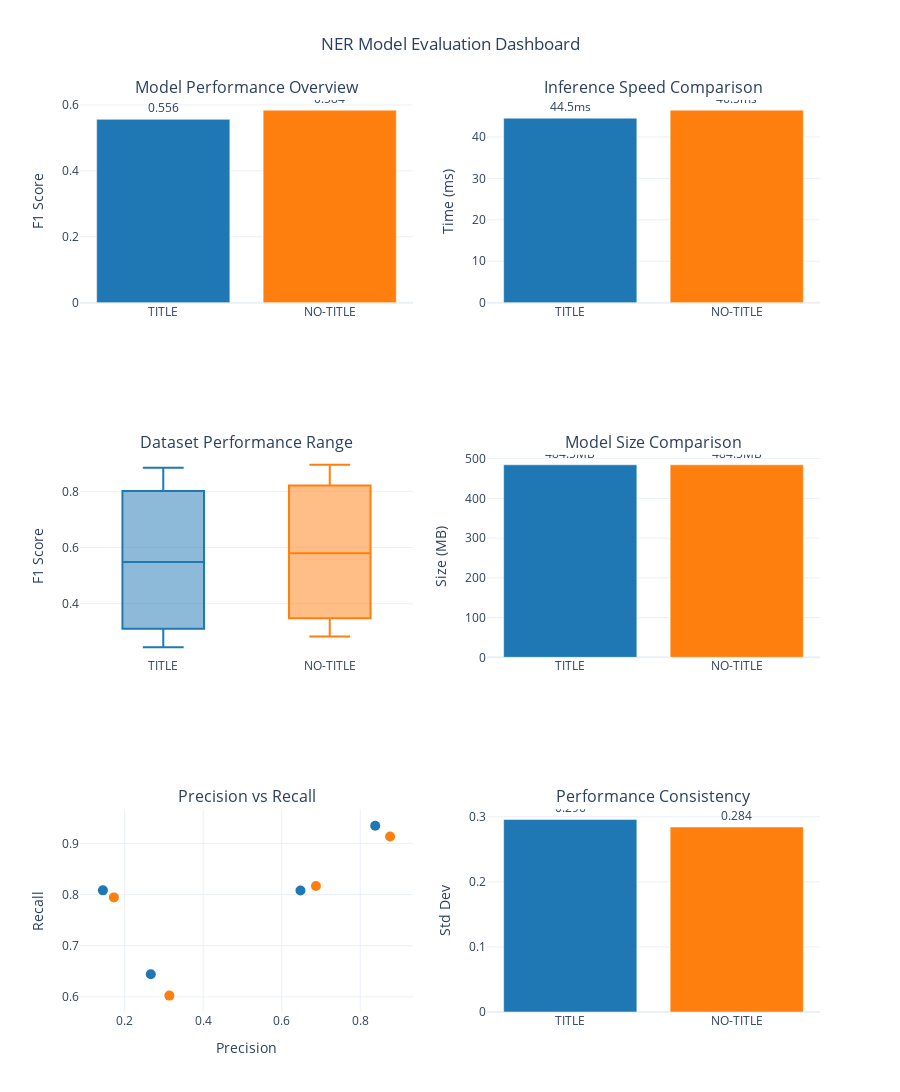

Source (notebook cell):
### Code cell
# 8. Summary Dashboard
def create_summary_dashboard():
    """Create a comprehensive summary dashboard."""
    
    from plotly.subplots import make_subplots
    import plotly.graph_objects as go
    
    # Create a 3x2 subplot layout
    fig = make_subplots(
        rows=3, cols=2,
        subplot_titles=('Model Performance Overview', 'Inference Speed Comparison',
                       'Dataset Performance Range', 'Model Size Comparison',
                       'Precision vs Recall', 'Performance Consistency'),
        specs=[[{"type": "bar"}, {"type": "bar"}],
               [{"type": "box"}, {"type": "bar"}],
               [{"type": "scatter"}, {"type": "bar"}]]
    )
    
    colors = {'TITLE': '#1f77b4', 'NO-TITLE': '#ff7f0e'}
    
    # 1. Model Performance Overview (F1 Score)
    for model_type in df_aggregated['model_type']:
        model_data = df_aggregated[df_aggregated['model_type'] == model_type].iloc[0]
        fig.add_trace(
            go.Bar(
                x=[model_type],
                y=[model_data['person_f1_mean']],
                name=f'{model_type} F1',
                marker_color=colors[model_type],
                showlegend=False,
                text=f"{model_data['person_f1_mean']:.3f}",
                textposition='outside'
            ),
            row=1, col=1
        )
    
    # 2. Inference Speed Comparison
    for model_type in df_aggregated['model_type']:
        model_data = df_aggregated[df_aggregated['model_type'] == model_type].iloc[0]
        fig.add_trace(
            go.Bar(
                x=[model_type],
                y=[model_data['avg_inference_time_per_sample']],
                name=f'{model_type} Speed',
                marker_color=colors[model_type],
                showlegend=False,
                text=f"{model_data['avg_inference_time_per_sample']:.1f}ms",
                textposition='outside'
            ),
            row=1, col=2
        )
    
    # 3. Dataset Performance Range (Box plot)
    for model_type in df_results['model_type'].unique():
        model_data = df_results[df_results['model_type'] == model_type]
        fig.add_trace(
            go.Box(
                y=model_data['person_f1'],
                name=model_type,
                marker_color=colors[model_type],
                showlegend=False
            ),
            row=2, col=1
        )
    
    # 4. Model Size Comparison
    for model_type in df_aggregated['model_type']:
        model_data = df_aggregated[df_aggregated['model_type'] == model_type].iloc[0]
        fig.add_trace(
            go.Bar(
                x=[model_type],
                y=[model_data['model_size_mb']],
                name=f'{model_type} Size',
                marker_color=colors[model_type],
                showlegend=False,
                text=f"{model_data['model_size_mb']:.1f}MB",
                textposition='outside'
            ),
            row=2, col=2
        )
    
    # 5. Precision vs Recall
    for model_type in df_results['model_type'].unique():
        model_data = df_results[df_results['model_type'] == model_type]
        fig.add_trace(
            go.Scatter(
                x=model_data['person_precision'],
                y=model_data['person_recall'],
                mode='markers',
                name=model_type,
                marker=dict(size=10, color=colors[model_type]),
                showlegend=False,
                text=model_data['dataset'],
                hovertemplate='%{text}<br>Precision: %{x:.3f}<br>Recall: %{y:.3f}<extra></extra>'
            ),
            row=3, col=1
        )
    
    # 6. Performance Consistency (Standard Deviation)
    for model_type in df_aggregated['model_type']:
        model_data = df_aggregated[df_aggregated['model_type'] == model_type].iloc[0]
        fig.add_trace(
            go.Bar(
                x=[model_type],
                y=[model_data['person_f1_std']],
                name=f'{model_type} Consistency',
                marker_color=colors[model_type],
                showlegend=False,
                text=f"{model_data['person_f1_std']:.3f}",
                textposition='outside'
            ),
            row=3, col=2
        )
    
    # Update layout
    fig.update_layout(
        height=1200,
        title_text="NER Model Evaluation Dashboard",
        title_x=0.5,
        template="plotly_white"
    )
    
    # Update specific axes
    fig.update_yaxes(title_text="F1 Score", row=1, col=1)
    fig.update_yaxes(title_text="Time (ms)", row=1, col=2)
    fig.update_yaxes(title_text="F1 Score", row=2, col=1)
    fig.update_yaxes(title_text="Size (MB)", row=2, col=2)
    fig.update_yaxes(title_text="Recall", row=3, col=1)
    fig.update_xaxes(title_text="Precision", row=3, col=1)
    fig.update_yaxes(title_text="Std Dev", row=3, col=2)
    
    return fig

dashboard_fig = create_summary_dashboard()
dashboard_fig.show()

# Save the dashboard
dashboard_fig.write_html(CHARTS_PATH / f"summary_dashboard_{results_timestamp}.html")
dashboard_fig.write_image(CHARTS_PATH / f"summary_dashboard_{results_timestamp}.png", width=1400, height=1200)
print("✅ Summary dashboard saved!")

### Figure 1 — Plotly figure (JSON) as saved in the notebook; plotly's stock layout.template omitted (floating-point values rounded to 4 significant figures)
{"data": [{"marker": {"color": "#1f77b4"}, "name": "TITLE F1", "showlegend": false, "text": "0.556", "textposition": "outside", "type": "bar", "x": ["TITLE"], "xaxis": "x", "y": [0.5563], "yaxis": "y"}, {"marker": {"color": "#ff7f0e"}, "name": "NO-TITLE F1", "showlegend": false, "text": "0.584", "textposition": "outside", "type": "bar", "x": ["NO-TITLE"], "xaxis": "x", "y": [0.5843], "yaxis": "y"}, {"marker": {"color": "#1f77b4"}, "name": "TITLE Speed", "showlegend": false, "text": "44.5ms", "textposition": "outside", "type": "bar", "x": ["TITLE"], "xaxis": "x2", "y": [44.53], "yaxis": "y2"}, {"marker": {"color": "#ff7f0e"}, "name": "NO-TITLE Speed", "showlegend": false, "text": "46.5ms", "textposition": "outside", "type": "bar", "x": ["NO-TITLE"], "xaxis": "x2", "y": [46.47], "yaxis": "y2"}, {"marker": {"color": "#1f77b4"}, "name": "TITLE", "showlegend": false, "type": "box", "xaxis": "x3", "y": [0.8838, 0.7191, 0.2453, 0.3771], "yaxis": "y3"}, {"marker": {"color": "#ff7f0e"}, "name": "NO-TITLE", "showlegend": false, "type": "box", "xaxis": "x3", "y": [0.8945, 0.7465, 0.2836, 0.4127], "yaxis": "y3"}, {"marker": {"color": "#1f77b4"}, "name": "TITLE Size", "showlegend": false, "text": "484.5MB", "textposition": "outside", "type": "bar", "x": ["TITLE"], "xaxis": "x4", "y": [484.5], "yaxis": "y4"}, {"marker": {"color": "#ff7f0e"}, "name": "NO-TITLE Size", "showlegend": false, "text": "484.5MB", "textposition": "outside", "type": "bar", "x": ["NO-TITLE"], "xaxis": "x4", "y": [484.5], "yaxis": "y4"}, {"hovertemplate": "%{text}<br>Precision: %{x:.3f}<br>Recall: %{y:.3f}<extra></extra>", "marker": {"color": "#1f77b4", "size": 10}, "mode": "markers", "name": "TITLE", "showlegend": false, "text": ["conllpp_train", "KAGGLE", "ritter", "WNUT"], "type": "scatter", "x": [0.8382, 0.6478, 0.1446, 0.2666], "xaxis": "x5", "y": [0.9346, 0.8081, 0.8082, 0.6442], "yaxis": "y5"}, {"hovertemplate": "%{text}<br>Precision: %{x:.3f}<br>Recall: %{y:.3f}<extra></extra>", "marker": {"color": "#ff7f0e", "size": 10}, "mode": "markers", "name": "NO-TITLE", "showlegend": false, "text": ["conllpp_train", "KAGGLE", "ritter", "WNUT"], "type": "scatter", "x": [0.8761, 0.6872, 0.1726, 0.3139], "xaxis": "x5", "y": [0.9136, 0.8169, 0.7945, 0.6026], "yaxis": "y5"}, {"marker": {"color": "#1f77b4"}, "name": "TITLE Consistency", "showlegend": false, "text": "0.296", "textposition": "outside", "type": "bar", "x": ["TITLE"], "xaxis": "x6", "y": [0.2958], "yaxis": "y6"}, {"marker": {"color": "#ff7f0e"}, "name": "NO-TITLE Consistency", "showlegend": false, "text": "0.284", "textposition": "outside", "type": "bar", "x": ["NO-TITLE"], "xaxis": "x6", "y": [0.2842], "yaxis": "y6"}], "layout": {"annotations": [{"font": {"size": 16}, "showarrow": false, "text": "Model Performance Overview", "x": 0.225, "xanchor": "center", "xref": "paper", "y": 1, "yanchor": "bottom", "yref": "paper"}, {"font": {"size": 16}, "showarrow": false, "text": "Inference Speed Comparison", "x": 0.775, "xanchor": "center", "xref": "paper", "y": 1, "yanchor": "bottom", "yref": "paper"}, {"font": {"size": 16}, "showarrow": false, "text": "Dataset Performance Range", "x": 0.225, "xanchor": "center", "xref": "paper", "y": 0.6111, "yanchor": "bottom", "yref": "paper"}, {"font": {"size": 16}, "showarrow": false, "text": "Model Size Comparison", "x": 0.775, "xanchor": "center", "xref": "paper", "y": 0.6111, "yanchor": "bottom", "yref": "paper"}, {"font": {"size": 16}, "showarrow": false, "text": "Precision vs Recall", "x": 0.225, "xanchor": "center", "xref": "paper", "y": 0.2222, "yanchor": "bottom", "yref": "paper"}, {"font": {"size": 16}, "showarrow": false, "text": "Performance Consistency", "x": 0.775, "xanchor": "center", "xref": "paper", "y": 0.2222, "yanchor": "bottom", "yref": "paper"}], "height": 1200, "title": {"text": "NER Model Evaluation Dashboard", "x": 0.5}, "xaxis": {"anchor": "y", "domain": [0, 0.45]}, "xaxis2": {"anchor": "y2", "domain": [0.55, 1]}, "xaxis3": {"anchor": "y3", "domain": [0, 0.45]}, "xaxis4": {"anchor": "y4", "domain": [0.55, 1]}, "xaxis5": {"anchor": "y5", "domain": [0, 0.45], "title": {"text": "Precision"}}, "xaxis6": {"anchor": "y6", "domain": [0.55, 1]}, "yaxis": {"anchor": "x", "domain": [0.7778, 1], "title": {"text": "F1 Score"}}, "yaxis2": {"anchor": "x2", "domain": [0.7778, 1], "title": {"text": "Time (ms)"}}, "yaxis3": {"anchor": "x3", "domain": [0.3889, 0.6111], "title": {"text": "F1 Score"}}, "yaxis4": {"anchor": "x4", "domain": [0.3889, 0.6111], "title": {"text": "Size (MB)"}}, "yaxis5": {"anchor": "x5", "domain": [0, 0.2222], "title": {"text": "Recall"}}, "yaxis6": {"anchor": "x6", "domain": [0, 0.2222], "title": {"text": "Std Dev"}}}}
